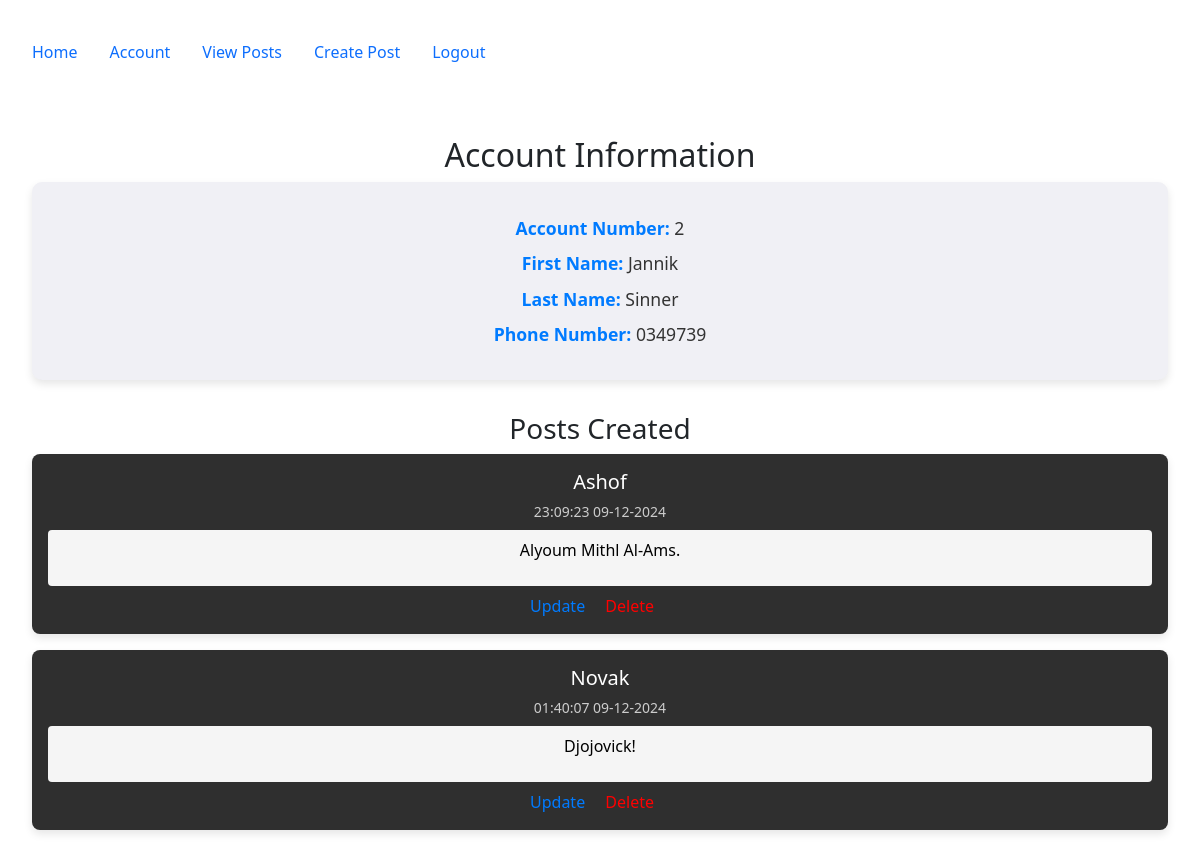
/account (signed in), run on the app's committed database.
### config.py (models this page shows, shortened)
class User(db.Model, UserMixin):
    __tablename__ = 'users'
    id = db.Column(db.Integer, primary_key=True)
    email = db.Column(db.String(100), nullable=False, unique=True)
    password = db.Column(db.String(128), nullable=False)
    firstname = db.Column(db.String(100), nullable=False)
    lastname = db.Column(db.String(100), nullable=False)
    phone = db.Column(db.String(100), nullable=False)
    mfa_key = db.Column(db.String(32), nullable=False, default='')  # Store MFA key
    salt = db.Column(db.String(44), nullable=False,default=lambda: base64.urlsafe_b64encode(os.urandom(32)).decode('utf-8'))
    mfa_enabled = db.Column(db.Boolean, nullable=False, default=False)  # Track if MFA is enabled
    role = db.Column(db.String(50), nullable=False, default='end_user')
    posts = db.relationship("Post", order_by=Post.id, back_populates="user")
    log = db.relationship("Log", uselist=False, back_populates="user")
    is_deleted = db.Column(db.Boolean, nullable=False, default=False)

class Post(db.Model):
   __tablename__ = 'posts'
   id = db.Column(db.Integer, primary_key=True)
   userid = db.Column(db.Integer, db.ForeignKey('users.id'), nullable=False)
   created = db.Column(db.DateTime, nullable=False, default=datetime.utcnow)
   title_encrypted = db.Column(db.LargeBinary, nullable=False)
   body_encrypted = db.Column(db.LargeBinary, nullable=False)
   user = db.relationship("User", back_populates="posts")
   @staticmethod
   def derive_key(salt):
       return base64.urlsafe_b64encode(salt.encode('utf-8').ljust(32)[:32])
   @staticmethod
   def decrypt(data, key):
       fernet = Fernet(key)
       return fernet.decrypt(data).decode('utf-8')

### accounts/views.py (the view)
@accounts_bp.route('/account')
@login_required
def account():
    user = current_user  # Get the logged-in user
    encryption_key = Post.derive_key(user.salt)  # Derive the encryption key for the user
    user_posts = []
    posts_query = Post.query.filter_by(userid=user.id).all()
    for post in posts_query:
        try:
            decrypted_post = {
                "id": post.id,
                "title": Post.decrypt(post.title_encrypted, encryption_key),
                "body": Post.decrypt(post.body_encrypted, encryption_key),
                "created": post.created,
            }
            user_posts.append(decrypted_post)
        except Exception as e:
            print(f"Failed to decrypt post ID {post.id}: {e}")
    return render_template('accounts/account.html', user=user, posts=user_posts)

### app.py (called while the page is built, shortened)
@login_manager.user_loader
def load_user(user_id):
    return User.query.get(int(user_id))

@app.before_request
def restrict_access_and_waf_function_name():
    excluded_routes = ['firewall_error', 'static']
    if request.endpoint in excluded_routes:
        return  # Skip the check for these routes
    path = request.path
    query = request.query_string.decode("utf-8")
    combined_request_data = f"{path} {query}"
    print(f"Combined Request Data: {combined_request_data}")
    for attack_type, pattern in waf_rules.items():
        if pattern.search(combined_request_data):
            print(f"Detected Attack Type: {attack_type} | Data: {combined_request_data}")
            flash(f"Attack detected: {attack_type}", "danger")
            return redirect(url_for('firewall_error', attack_type=attack_type))

### templates/accounts/account.html (shortened to what this page needs)
{% extends "base.html" %}
{% block content %}
<h2>Account Information</h2>
{% if user.is_authenticated %}
    <div class="account-info">
        <p><strong>Account Number:</strong> {{ user.id }}</p>
        <p><strong>First Name:</strong> {{ user.firstname }}</p>
        <p><strong>Last Name:</strong> {{ user.lastname }}</p>
        <p><strong>Phone Number:</strong> {{ user.phone }}</p>
    </div>
    <h3>Posts Created</h3>
    <div class="post-container">
        {% if posts %}
            {% for post in posts %}
                <div class="post-card">
                    <h4>{{ post.title }}</h4>
                    <small>{{ post.created.strftime('%H:%M:%S %d-%m-%Y') }}</small>
                    <div class="post-body">
                        <p>{{ post.body }}</p>
                    </div>
                    <div class="post-actions">
                        <a href="{{ url_for('posts.update', id=post.id) }}">Update</a>
                        <a href="{{ url_for('posts.delete', id=post.id) }}" style="color: red;">Delete</a>
                    </div>
                </div>
            {% endfor %}
        {% else %}
            <p>No posts available.</p>
        {% endif %}
    </div>
{% else %}
    <p>You must be logged in to view account details.</p>
{% endif %}
{% endblock %}

### templates/accounts/account.html (style rules this page uses)
.account-info { background-color: #f0f0f5; color: #333; padding: 1.5em; border-radius: 10px; box-shadow: 0 4px 8px rgba(0, 0, 0, 0.1); margin-bottom: 2em; }
.account-info p { font-size: 1.1em; margin: 0.5em 0; }
.account-info strong { color: #007bff; }
.post-container { display: flex; flex-direction: column; gap: 1em; }
.post-card { background-color: #2f2f2f; color: white; padding: 1em; border-radius: 8px; box-shadow: 0 4px 8px rgba(0, 0, 0, 0.1); }
.post-card h4 { margin: 0; font-size: 1.25em; }
.post-card small { display: block; margin-top: 0.5em; color: #ccc; }
.post-body { background-color: #f5f5f5; color: black; padding: 0.5em; border-radius: 4px; margin-top: 0.5em; }
.post-actions { margin-top: 0.5em; }
.post-actions a { color: #007bff; text-decoration: none; margin-right: 1em; }

### data on the page
User: id "2", firstname "Jannik", lastname "Sinner", phone "0349739"
Post: created "23:09:23 09-12-2024"
Post: created "01:40:07 09-12-2024"

### other printed values
{{ post.title }} "Ashof" "Novak"
{{ post.body }} "Alyoum Mithl Al-Ams." "Djojovick!"
